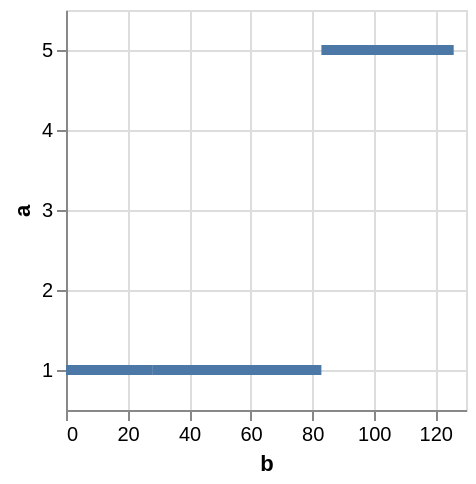

Specify this chart in Vega-Lite:
### Vega specification from a JSON file in a GitHub repository (floating-point values rounded to 4 significant figures)
{"$schema": "https://vega.github.io/schema/vega/v5.json", "description": "A simple bar chart with embedded data.", "background": "white", "padding": 5, "width": 200, "height": 200, "style": "cell", "data": [{"name": "source_0", "values": [{"a": 1, "b": 28}, {"a": 1, "b": 55}, {"a": 5, "b": 43}]}, {"name": "data_0", "source": "source_0", "transform": [{"type": "stack", "groupby": [], "field": "b", "sort": {"field": [], "order": []}, "as": ["b_start", "b_end"], "offset": "zero"}, {"type": "filter", "expr": "isValid(datum[\"b\"]) && isFinite(+datum[\"b\"]) && isValid(datum[\"a\"]) && isFinite(+datum[\"a\"])"}]}], "marks": [{"name": "marks", "type": "rect", "style": ["bar"], "from": {"data": "data_0"}, "encode": {"update": {"fill": {"value": "#4c78a8"}, "ariaRoleDescription": {"value": "bar"}, "description": {"signal": "\"b: \" + (format(datum[\"b\"], \"\")) + \"; a: \" + (format(datum[\"a\"], \"\"))"}, "x": {"scale": "x", "field": "b_end"}, "x2": {"scale": "x", "field": "b_start"}, "yc": {"scale": "y", "field": "a"}, "height": {"value": 5}}}}], "scales": [{"name": "x", "type": "linear", "domain": {"data": "data_0", "fields": ["b_start", "b_end"]}, "range": [0, {"signal": "width"}], "nice": true, "zero": true}, {"name": "y", "type": "linear", "domain": {"data": "data_0", "field": "a"}, "range": [{"signal": "height"}, 0], "nice": true, "zero": false, "padding": 5}], "axes": [{"scale": "x", "orient": "bottom", "gridScale": "y", "grid": true, "tickCount": {"signal": "ceil(width/40)"}, "domain": false, "labels": false, "aria": false, "maxExtent": 0, "minExtent": 0, "ticks": false, "zindex": 0}, {"scale": "y", "orient": "left", "gridScale": "x", "grid": true, "tickCount": {"signal": "ceil(height/40)"}, "domain": false, "labels": false, "aria": false, "maxExtent": 0, "minExtent": 0, "ticks": false, "zindex": 0}, {"scale": "x", "orient": "bottom", "grid": false, "title": "b", "labelFlush": true, "labelOverlap": true, "tickCount": {"signal": "ceil(width/40)"}, "zindex": 0}, {"scale": "y", "orient": "left", "grid": false, "title": "a", "labelAngle": 0, "labelAlign": "right", "labelOverlap": true, "tickCount": {"signal": "ceil(height/40)"}, "zindex": 0}]}
